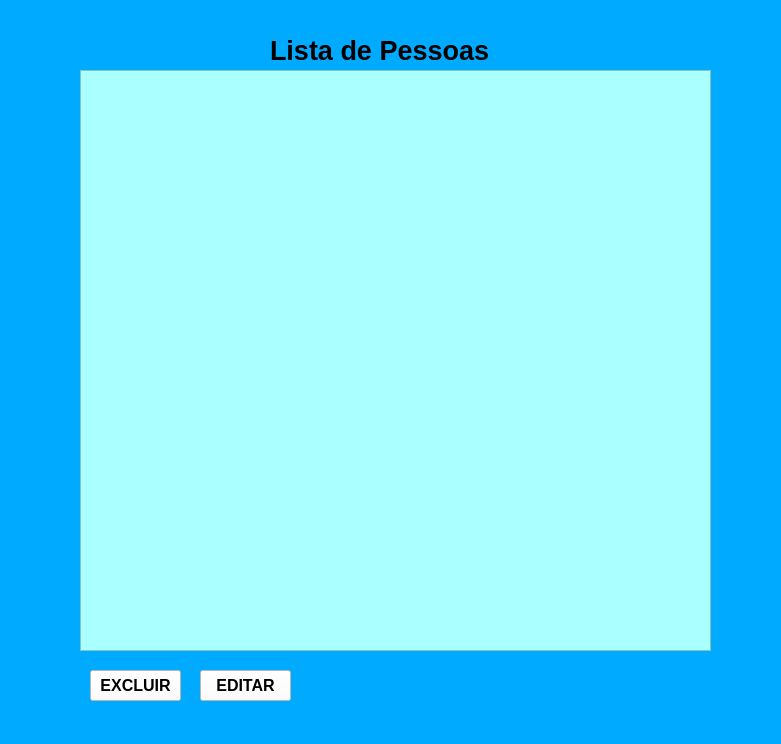
<?xml version="1.0" encoding="UTF-8"?>
<ui version="4.0">
 <class>MainWindow</class>
 <widget class="QMainWindow" name="MainWindow">
  <property name="geometry">
   <rect>
    <x>0</x>
    <y>0</y>
    <width>781</width>
    <height>744</height>
   </rect>
  </property>
  <property name="windowTitle">
   <string>MainWindow</string>
  </property>
  <property name="styleSheet">
   <string notr="true">background-color: rgb(0, 170, 255);</string>
  </property>
  <widget class="QWidget" name="centralwidget">
   <widget class="QLabel" name="label">
    <property name="geometry">
     <rect>
      <x>270</x>
      <y>20</y>
      <width>281</width>
      <height>61</height>
     </rect>
    </property>
    <property name="font">
     <font>
      <pointsize>20</pointsize>
      <weight>75</weight>
      <bold>true</bold>
     </font>
    </property>
    <property name="text">
     <string>Lista de Pessoas</string>
    </property>
   </widget>
   <widget class="QTableWidget" name="tableWidget">
    <property name="geometry">
     <rect>
      <x>80</x>
      <y>70</y>
      <width>631</width>
      <height>581</height>
     </rect>
    </property>
    <property name="font">
     <font>
      <pointsize>12</pointsize>
      <weight>75</weight>
      <bold>true</bold>
     </font>
    </property>
    <property name="styleSheet">
     <string notr="true">background-color: rgb(170, 255, 255);</string>
    </property>
   </widget>
   <widget class="QPushButton" name="pushButton">
    <property name="geometry">
     <rect>
      <x>90</x>
      <y>670</y>
      <width>91</width>
      <height>31</height>
     </rect>
    </property>
    <property name="font">
     <font>
      <pointsize>12</pointsize>
      <weight>75</weight>
      <bold>true</bold>
     </font>
    </property>
    <property name="styleSheet">
     <string notr="true">background-color: rgb(255, 255, 255);</string>
    </property>
    <property name="text">
     <string>EXCLUIR</string>
    </property>
   </widget>
   <widget class="QPushButton" name="pushButton_2">
    <property name="geometry">
     <rect>
      <x>200</x>
      <y>670</y>
      <width>91</width>
      <height>31</height>
     </rect>
    </property>
    <property name="font">
     <font>
      <pointsize>12</pointsize>
      <weight>75</weight>
      <bold>true</bold>
     </font>
    </property>
    <property name="styleSheet">
     <string notr="true">background-color: rgb(255, 255, 255);</string>
    </property>
    <property name="text">
     <string>EDITAR</string>
    </property>
   </widget>
  </widget>
  <widget class="QMenuBar" name="menubar">
   <property name="geometry">
    <rect>
     <x>0</x>
     <y>0</y>
     <width>781</width>
     <height>21</height>
    </rect>
   </property>
  </widget>
  <widget class="QStatusBar" name="statusbar"/>
 </widget>
 <resources/>
 <connections/>
</ui>
